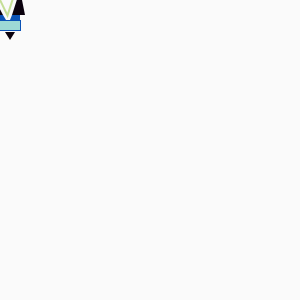
Frame 1 (no input)
Frame 60 (the mouse pressed at the canvas centre just before this capture): identical to frame 1, image omitted
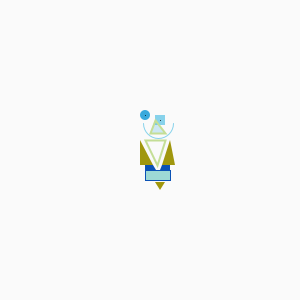
Frame 120 (the mouse held since frame 60 and released just before this capture)

The Processing sketch that drew these frames (run headless with seeded random() and noise(); from frame 60 on, the mouse is pressed at the canvas centre):

// Processing sketch: processing_94274
// ── processing_94274.pde

int x=50;
int y=50;

void setup () {
  size(300,300);
  smooth();
  noStroke();
  fill(0);
}

void draw () {
  //turn the background() line of code on and off and see what happens
int x=mouseX;
int y=mouseY;

background(250);
noStroke();
fill(57,169,220);
ellipseMode(CENTER);
ellipse(x-5,y-35,10,10);
stroke(1);
point(x-5,x-35);
noStroke();
fill(135,210,235);
rectMode(CENTER);
rect(x+10,y-30,10,10);
stroke(1);
point(x+10,y-30);
fill(0,160,150,95);
stroke(11,82,181);
rectMode(CORNER);
quad(x-5,y+20,x+20,y+20,x+20,y+30,x-5,y+30);
noStroke();
fill(11,82,181);
quad(x-5,y+15,x+3,y+15,x+6,y+20,x-5,y+20);
quad(x+12,y+15,x+20,y+15,x+20,y+20,x+10,y+20);
fill(mouseX+10,mouseY+1,13);
triangle(x+5,y+32,x+15,y+32,x+10,y+40);
triangle(x-10,y+15,x+3,y+15,x-10,y-10);
triangle(x+12,y+15,x+25,y+15,x+20,y-10);
strokeWeight(2);
stroke(196,222,150);
noFill();
triangle(x-5,y-10,x+15,y-10,x+7,y+15);
fill(57,169,220,60);
triangle(x,y-17,x+5,y-30,x+15,y-17);
strokeWeight(1);
stroke(135,210,235);
noFill();
arc(x+8,y-27,30,30,0,PI);

}
